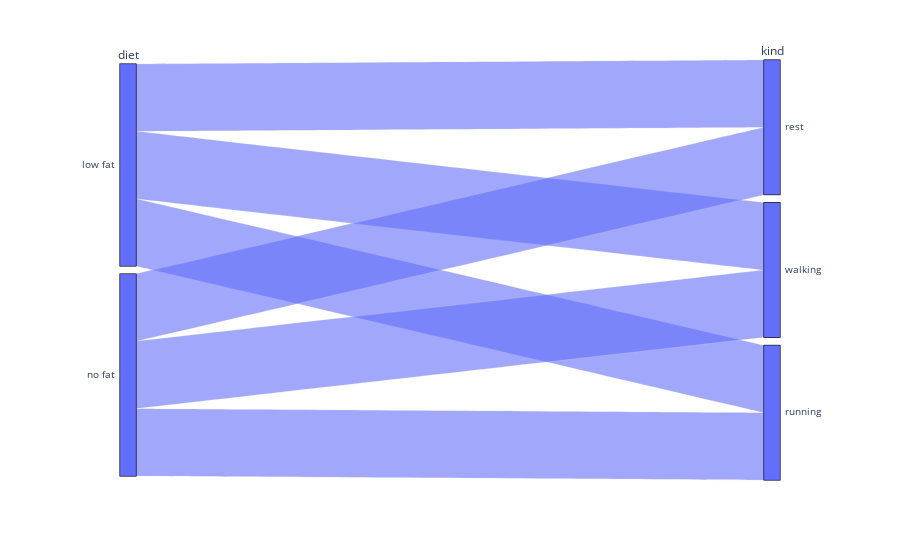

The notebook cell saved with this chart:
### Code cell
parallel = px.parallel_categories(df, dimensions=['diet', 'kind']).show()

### Figure 1 — Plotly figure (JSON) as saved in the notebook; plotly's stock layout.template omitted (floating-point values rounded to 4 significant figures)
{"data": [{"dimensions": [{"label": "diet", "values": ["low fat", "low fat", "low fat", "low fat", "low fat", "low fat", "low fat", "low fat", "low fat", "low fat", "low fat", "low fat", "low fat", "low fat", "low fat", "no fat", "no fat", "no fat", "no fat", "no fat", "no fat", "no fat", "no fat", "no fat", "no fat", "no fat", "no fat", "no fat", "no fat", "no fat", "low fat", "low fat", "low fat", "low fat", "low fat", "low fat", "low fat", "low fat", "low fat", "low fat", "low fat", "low fat", "low fat", "low fat", "low fat", "no fat", "no fat", "no fat", "no fat", "no fat", "no fat", "no fat", "no fat", "no fat", "no fat", "no fat", "no fat", "no fat", "no fat", "no fat", "low fat", "low fat", "low fat", "low fat", "low fat", "low fat", "low fat", "low fat", "low fat", "low fat", "low fat", "low fat", "low fat", "low fat", "low fat", "no fat", "no fat", "no fat", "no fat", "no fat", "no fat", "no fat", "no fat", "no fat", "no fat", "no fat", "no fat", "no fat", "no fat", "no fat"]}, {"label": "kind", "values": ["rest", "rest", "rest", "rest", "rest", "rest", "rest", "rest", "rest", "rest", "rest", "rest", "rest", "rest", "rest", "rest", "rest", "rest", "rest", "rest", "rest", "rest", "rest", "rest", "rest", "rest", "rest", "rest", "rest", "rest", "walking", "walking", "walking", "walking", "walking", "walking", "walking", "walking", "walking", "walking", "walking", "walking", "walking", "walking", "walking", "walking", "walking", "walking", "walking", "walking", "walking", "walking", "walking", "walking", "walking", "walking", "walking", "walking", "walking", "walking", "running", "running", "running", "running", "running", "running", "running", "running", "running", "running", "running", "running", "running", "running", "running", "running", "running", "running", "running", "running", "running", "running", "running", "running", "running", "running", "running", "running", "running", "running"]}], "domain": {"x": [0, 1], "y": [0, 1]}, "name": "", "type": "parcats"}], "layout": {"legend": {"tracegroupgap": 0}, "margin": {"t": 60}}}
